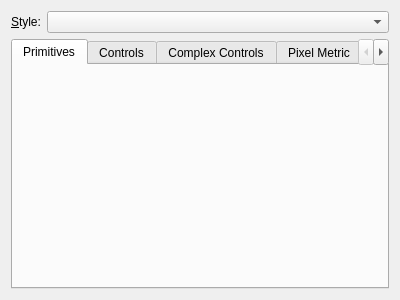
<?xml version="1.0" encoding="UTF-8"?>
<ui version="4.0">
 <class>GammaRay::StyleInspectorWidget</class>
 <widget class="QWidget" name="GammaRay::StyleInspectorWidget">
  <property name="geometry">
   <rect>
    <x>0</x>
    <y>0</y>
    <width>400</width>
    <height>300</height>
   </rect>
  </property>
  <layout class="QVBoxLayout" name="verticalLayout">
   <item>
    <layout class="QHBoxLayout" name="horizontalLayout">
     <item>
      <widget class="QLabel" name="label">
       <property name="sizePolicy">
        <sizepolicy hsizetype="Maximum" vsizetype="Preferred">
         <horstretch>0</horstretch>
         <verstretch>0</verstretch>
        </sizepolicy>
       </property>
       <property name="text">
        <string>&amp;Style:</string>
       </property>
       <property name="buddy">
        <cstring>styleSelector</cstring>
       </property>
      </widget>
     </item>
     <item>
      <widget class="QComboBox" name="styleSelector"/>
     </item>
    </layout>
   </item>
   <item>
    <widget class="QTabWidget" name="tabWidget">
     <property name="currentIndex">
      <number>0</number>
     </property>
     <widget class="QWidget" name="tab_4">
      <attribute name="title">
       <string>Primitives</string>
      </attribute>
      <layout class="QVBoxLayout" name="verticalLayout_5">
       <item>
        <widget class="GammaRay::StyleElementStateTablePage" name="primitivePage" native="true"/>
       </item>
      </layout>
     </widget>
     <widget class="QWidget" name="tab_5">
      <attribute name="title">
       <string>Controls</string>
      </attribute>
      <layout class="QVBoxLayout" name="verticalLayout_6">
       <item>
        <widget class="GammaRay::StyleElementStateTablePage" name="controlPage" native="true"/>
       </item>
      </layout>
     </widget>
     <widget class="QWidget" name="tab_6">
      <attribute name="title">
       <string>Complex Controls</string>
      </attribute>
      <layout class="QVBoxLayout" name="verticalLayout_7">
       <item>
        <widget class="GammaRay::StyleElementStateTablePage" name="complexControlPage" native="true"/>
       </item>
      </layout>
     </widget>
     <widget class="QWidget" name="tab">
      <attribute name="title">
       <string>Pixel Metric</string>
      </attribute>
      <layout class="QVBoxLayout" name="verticalLayout_2">
       <item>
        <widget class="GammaRay::DeferredTreeView" name="pixelMetricView">
         <property name="rootIsDecorated">
          <bool>false</bool>
         </property>
         <attribute name="headerStretchLastSection">
          <bool>false</bool>
         </attribute>
        </widget>
       </item>
      </layout>
     </widget>
     <widget class="QWidget" name="tab_2">
      <attribute name="title">
       <string>Standard Icons</string>
      </attribute>
      <layout class="QVBoxLayout" name="verticalLayout_3">
       <item>
        <widget class="GammaRay::DeferredTreeView" name="standardIconView">
         <property name="rootIsDecorated">
          <bool>false</bool>
         </property>
         <attribute name="headerStretchLastSection">
          <bool>false</bool>
         </attribute>
        </widget>
       </item>
      </layout>
     </widget>
     <widget class="QWidget" name="tab_3">
      <attribute name="title">
       <string>Standard Palette</string>
      </attribute>
      <layout class="QVBoxLayout" name="verticalLayout_4">
       <item>
        <widget class="GammaRay::DeferredTreeView" name="standardPaletteView">
         <property name="rootIsDecorated">
          <bool>false</bool>
         </property>
         <attribute name="headerStretchLastSection">
          <bool>false</bool>
         </attribute>
        </widget>
       </item>
      </layout>
     </widget>
    </widget>
   </item>
  </layout>
 </widget>
 <customwidgets>
  <customwidget>
   <class>GammaRay::DeferredTreeView</class>
   <extends>QTreeView</extends>
   <header location="global">ui/deferredtreeview.h</header>
  </customwidget>
  <customwidget>
   <class>GammaRay::StyleElementStateTablePage</class>
   <extends>QWidget</extends>
   <header>styleelementstatetablepage.h</header>
   <container>1</container>
  </customwidget>
 </customwidgets>
 <resources/>
 <connections/>
</ui>
